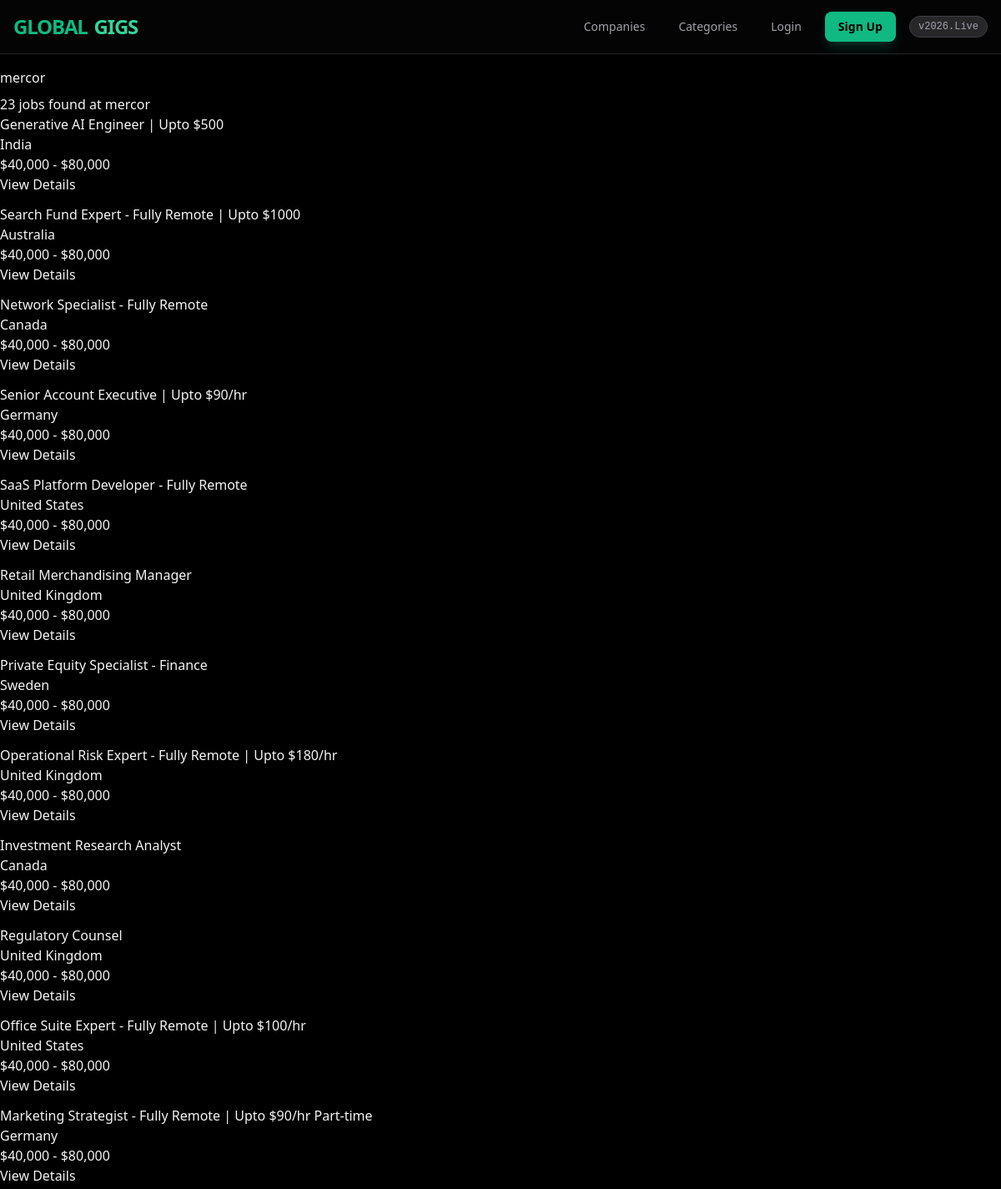
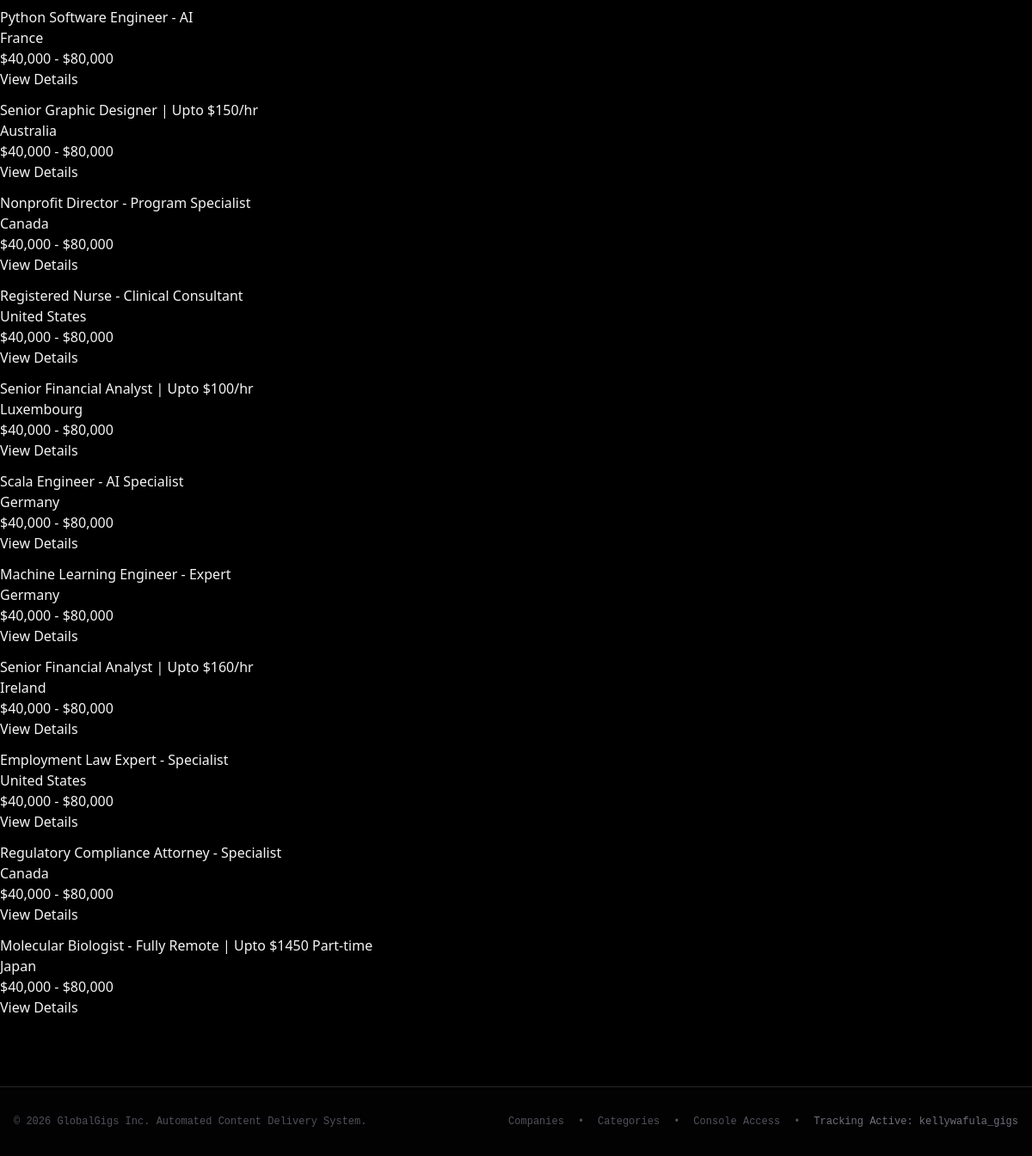
Screenshot of /companies/mercor/ with the database file from the repository (2 pictures, top to bottom).
### jobs/models.py (models this page shows, shortened)
class JobListing(models.Model):
    title = models.CharField(max_length=255)
    company_name = models.CharField(max_length=255)
    description = models.TextField()
    category = models.ForeignKey(
        JobCategory,
        on_delete=models.SET_NULL,
        null=True,
        blank=True,
        related_name='jobs'
    )
    location = models.CharField(max_length=100, default="Remote")
    apply_url = models.URLField(max_length=500, unique=True)
    slug = models.SlugField(
        max_length=200,
        unique=True,
        blank=True,
        null=True,
        help_text="SEO-friendly URL slug generated from the title"
    )
    posted_by = models.ForeignKey(
        settings.AUTH_USER_MODEL,
        on_delete=models.SET_NULL,
        null=True,
        blank=True,
        related_name='posted_jobs'
    )
    is_active = models.BooleanField(default=True)
    responsibilities = models.TextField(
        blank=True,
        null=True,
        help_text="Extracted key responsibilities for this role"
    )
    requirements = models.TextField(
        blank=True,
        null=True,
        help_text="Extracted requirements and qualifications"
    )
    benefits = models.TextField(
        blank=True,
        null=True,
        help_text="Extracted benefits and perks"
    )
    company_description = models.TextField(
        blank=True,
        null=True,
        help_text="Description of the company hiring"
    )
    employment_type = models.CharField(
        max_length=100,
        blank=True,
        null=True,
        help_text="Full-time, Part-time, Contract, etc."
    )
    experience_level = models.CharField(
        max_length=100,
        blank=True,
        null=True,
        help_text="Entry level, Mid-level, Senior, etc."
    )
    is_approved = models.BooleanField(default=True)
    is_featured = models.BooleanField(default=False)
    is_premium = models.BooleanField(default=False)
    salary_range = models.CharField(
        max_length=100,
        blank=True,
        null=True,
        default="$40,000 - $80,000"
    )
    accept_onsite_applications = models.BooleanField(default=True)
    application_email = models.EmailField(blank=True, null=True)
    application_instructions = models.TextField(blank=True, null=True)
    created_at = models.DateTimeField(auto_now_add=True)
    updated_at = models.DateTimeField(auto_now=True)
    views_count = models.IntegerField(default=0, help_text="Number of times this job has been viewed")
    class Meta:
        verbose_name_plural = "Job Listings"
        ordering = ['-created_at']
        indexes = [
            models.Index(fields=['title']),
            models.Index(fields=['company_name']),
            models.Index(fields=['category']),
            models.Index(fields=['location']),
            models.Index(fields=['created_at']),
            models.Index(fields=['slug']),
            models.Index(fields=['is_active']),
            models.Index(fields=['is_featured']),
        ]

### jobs/views.py (the view)
# urls.py: path('companies/<path:company_name>/', views.company_detail, name='company_detail'),
def company_detail(request, company_name):
    jobs = JobListing.objects.filter(
        company_name__iexact=company_name,
        is_active=True
    ).order_by('-created_at')
    return render(request, 'jobs/company_detail.html', {
        'jobs': jobs,
        'company': company_name,
        'total': jobs.count()
    })

### jobs/templates/jobs/company_detail.html (shortened to what this page needs)
{% extends "base.html" %}
{% block content %}
<div class="container mt-4">
    <h1 class="mb-2">{{ company }}</h1>
    <p class="text-muted">{{ total }} jobs found at {{ company }}</p>
    <div class="row">
        {% for job in jobs %}
            <div class="col-md-6 col-lg-4 mb-3">
                <div class="card h-100 shadow-sm">
                    <div class="card-body">
                        <h5 class="card-title">
                            <a href="{% url 'jobs:detail' slug=job.slug %}" class="text-decoration-none">
                                {{ job.title }}
                            </a>
                        </h5>
                        <p class="card-text text-muted small">{{ job.location }}</p>
                        {% if job.salary_range %}
                            <p class="card-text text-success">{{ job.salary_range }}</p>
                        {% endif %}
                    </div>
                    <div class="card-footer bg-transparent">
                        <a href="{% url 'jobs:detail' slug=job.slug %}" class="btn btn-sm btn-outline-primary">View Details</a>
                    </div>
                </div>
            </div>
        {% empty %}
            <p>No jobs found for this company.</p>
        {% endfor %}
    </div>
</div>
{% endblock %}

### rows the page displays
JobListing: title "Generative AI Engineer | Upto $500", location "India", salary_range "$40,000 - $80,000"
JobListing: title "Search Fund Expert - Fully Remote | Upto $1000", location "Australia", salary_range "$40,000 - $80,000"
JobListing: title "Network Specialist - Fully Remote", location "Canada", salary_range "$40,000 - $80,000"
JobListing: title "Senior Account Executive | Upto $90/hr", location "Germany", salary_range "$40,000 - $80,000"
JobListing: title "SaaS Platform Developer - Fully Remote", location "United States", salary_range "$40,000 - $80,000"
JobListing: title "Retail Merchandising Manager", location "United Kingdom", salary_range "$40,000 - $80,000"
JobListing: title "Private Equity Specialist - Finance", location "Sweden", salary_range "$40,000 - $80,000"
JobListing: title "Operational Risk Expert - Fully Remote | Upto $180/hr", location "United Kingdom", salary_range "$40,000 - $80,000"
JobListing: title "Investment Research Analyst", location "Canada", salary_range "$40,000 - $80,000"
JobListing: title "Regulatory Counsel", location "United Kingdom", salary_range "$40,000 - $80,000"
JobListing: title "Office Suite Expert - Fully Remote | Upto $100/hr", location "United States", salary_range "$40,000 - $80,000"
JobListing: title "Marketing Strategist - Fully Remote | Upto $90/hr Part-time", location "Germany", salary_range "$40,000 - $80,000"
JobListing: title "Python Software Engineer - AI", location "France", salary_range "$40,000 - $80,000"
JobListing: title "Senior Graphic Designer | Upto $150/hr", location "Australia", salary_range "$40,000 - $80,000"
JobListing: title "Nonprofit Director - Program Specialist", location "Canada", salary_range "$40,000 - $80,000"
JobListing: title "Registered Nurse - Clinical Consultant", location "United States", salary_range "$40,000 - $80,000"
JobListing: title "Senior Financial Analyst | Upto $100/hr", location "Luxembourg", salary_range "$40,000 - $80,000"
JobListing: title "Scala Engineer - AI Specialist", location "Germany", salary_range "$40,000 - $80,000"
JobListing: title "Machine Learning Engineer - Expert", location "Germany", salary_range "$40,000 - $80,000"
JobListing: title "Senior Financial Analyst | Upto $160/hr", location "Ireland", salary_range "$40,000 - $80,000"
JobListing: title "Employment Law Expert - Specialist", location "United States", salary_range "$40,000 - $80,000"
JobListing: title "Regulatory Compliance Attorney - Specialist", location "Canada", salary_range "$40,000 - $80,000"
JobListing: title "Molecular Biologist - Fully Remote | Upto $1450 Part-time", location "Japan", salary_range "$40,000 - $80,000"

### other values shown
{{ company }} "mercor"
{{ total }} "23"
